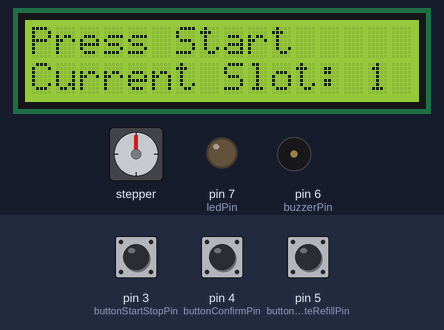
A sketch run on a simulated Arduino Uno, built with avr-gcc and run on an emulated ATmega328P. Shown: stepper motor, 16×2 character LCD, output pins drawn as LEDs (lit = HIGH), buzzer (waves = sounding, pin HIGH). Wiring (inferred from the names in the program): stepper motor (200 steps per turn assumed): coils pin 8, pin 9, pin 10, pin 11. Inputs (shaded band) come from the test bench; at power-on: pin 5 (buttonRotateRefillPin) HIGH, pin 3 (buttonStartStopPin) HIGH, pin 4 (buttonConfirmPin) HIGH. Pins used as bus, display or sensor lines are not drawn.

Above: at 1.6 s.
1.7 s: pin 5 (buttonRotateRefillPin) pulled LOW for 0.15 s
At 2.02 s:
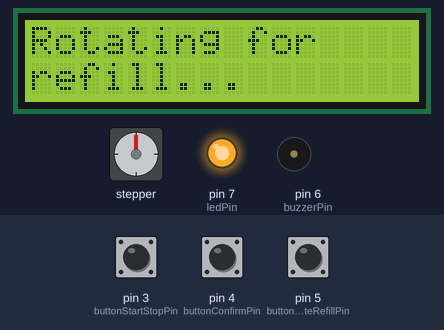
2.4 s: pin 3 (buttonStartStopPin) pulled LOW for 0.15 s
At 2.72 s:
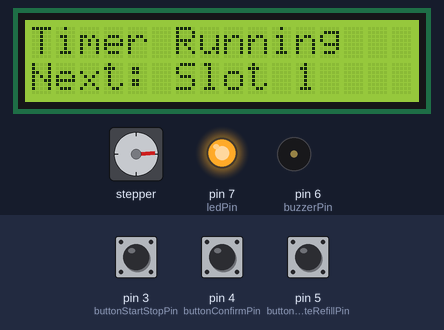
3.1 s: pin 3 (buttonStartStopPin) pulled LOW for 1 s
At 4.26 s:
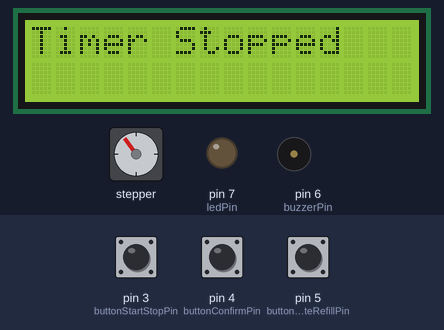
4.7 s: pin 5 (buttonRotateRefillPin) pulled LOW for 1 s
At 5.87 s:
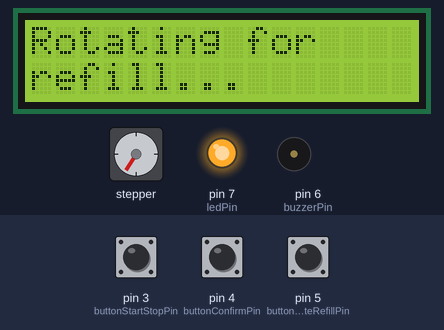
6.3 s: pin 3 (buttonStartStopPin) pulled LOW for 0.15 s
At 6.62 s:
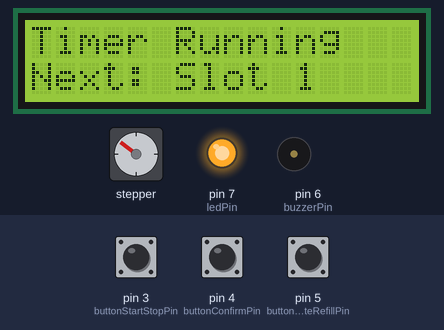
7.0 s: pin 3 (buttonStartStopPin) pulled LOW for 3.2 s
At 10.36 s:
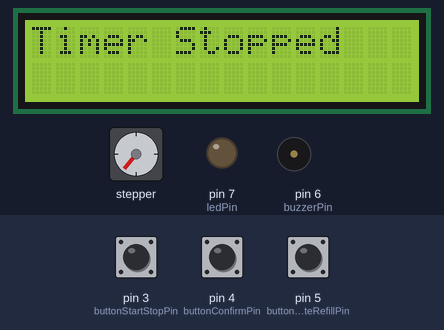
Timing chart, 0 to 14.4 s (numbered marks = the images above; inputs shaded):
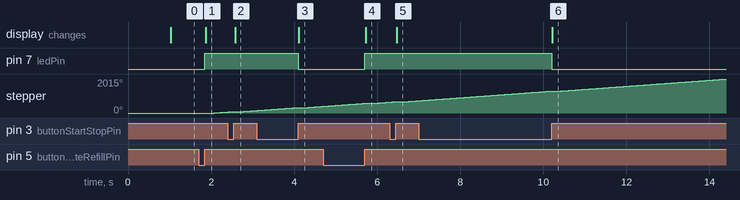

The sketch:

MedicineBox.ino
```cpp
#include <Wire.h>
#include <LiquidCrystal_I2C.h>

LiquidCrystal_I2C lcd(0x27, 16, 2);

// Pin definitions
const int buttonStartStopPin = 3;    // Start/Stop timer
const int buttonConfirmPin = 4;      // Confirm medicine taken
const int buttonRotateRefillPin = 5; // Rotate for refill (10 seconds)
const int buzzerPin = 6;
const int ledPin = 7;
const int stepperPin1 = 8;
const int stepperPin2 = 9;
const int stepperPin3 = 10;
const int stepperPin4 = 11;

// Variables
unsigned long currentTime = 0;
unsigned long alarmTime = 0;
unsigned long rotationEndTime = 0;
bool isRunning = false;
bool alarmTriggered = false;
bool isRotating = false;
int currentSlot = 0; // Current medicine slot (0-5)
const unsigned long interval = 4 * 3600; // 4 hours in seconds
const unsigned long rotateDuration = 10; // 10 seconds for rotation

// Button states
int buttonStartStopState = 0;
int buttonConfirmState = 0;
int buttonRotateRefillState = 0;
int lastButtonStartStopState = HIGH;
int lastButtonConfirmState = HIGH;
int lastButtonRotateRefillState = HIGH;
unsigned long lastDebounceTime = 0;
unsigned long debounceDelay = 50;

// Buzzer control
bool buzzerActive = false;
unsigned long lastBuzzerToggle = 0;
const unsigned long buzzerInterval = 500; // Buzzer on/off interval in ms

void setup() {
  // Initialize pins
  pinMode(buttonStartStopPin, INPUT_PULLUP);
  pinMode(buttonConfirmPin, INPUT_PULLUP);
  pinMode(buttonRotateRefillPin, INPUT_PULLUP);
  pinMode(buzzerPin, OUTPUT);
  digitalWrite(buzzerPin, LOW); // Ensure buzzer is off initially
  pinMode(ledPin, OUTPUT);
  digitalWrite(ledPin, LOW);    // Ensure LED is off initially
  pinMode(stepperPin1, OUTPUT);
  pinMode(stepperPin2, OUTPUT);
  pinMode(stepperPin3, OUTPUT);
  pinMode(stepperPin4, OUTPUT);

  // Initialize LCD
  lcd.init();
  lcd.backlight();
  lcd.clear();
  lcd.setCursor(0, 0);
  lcd.print("Medicine Reminder");
  lcd.setCursor(0, 1);
  lcd.print("Press Start");

  Serial.begin(9600);
}

void loop() {
  currentTime = millis() / 1000; // Convert to seconds

  readButtons();
  handleButtonActions();
  updateDisplay();
  checkAlarm();
  handleRotation();
  handleBuzzer();

  // LED control
  if (!alarmTriggered && !isRotating) {
    digitalWrite(ledPin, LOW);
  }
}

void handleBuzzer() {
  // Only control buzzer if in alarm state and not rotating
  if (alarmTriggered && !isRotating) {
    if (millis() - lastBuzzerToggle > buzzerInterval) {
      buzzerActive = !buzzerActive;
      digitalWrite(buzzerPin, buzzerActive ? HIGH : LOW);
      lastBuzzerToggle = millis();
    }
  } else {
    // Ensure buzzer is off when not in alarm state or when rotating
    digitalWrite(buzzerPin, LOW);
    buzzerActive = false;
  }
}

void readButtons() {
  // Read buttons with debounce
  int reading;

  // Button 1 (Start/Stop)
  reading = digitalRead(buttonStartStopPin);
  if (reading != lastButtonStartStopState) {
    lastDebounceTime = millis();
  }
  if ((millis() - lastDebounceTime) > debounceDelay) {
    if (reading != buttonStartStopState) {
      buttonStartStopState = reading;
    }
  }
  lastButtonStartStopState = reading;

  // Button 2 (Confirm)
  reading = digitalRead(buttonConfirmPin);
  if (reading != lastButtonConfirmState) {
    lastDebounceTime = millis();
  }
  if ((millis() - lastDebounceTime) > debounceDelay) {
    if (reading != buttonConfirmState) {
      buttonConfirmState = reading;
    }
  }
  lastButtonConfirmState = reading;

  // Button 3 (Rotate for refill)
  reading = digitalRead(buttonRotateRefillPin);
  if (reading != lastButtonRotateRefillState) {
    lastDebounceTime = millis();
  }
  if ((millis() - lastDebounceTime) > debounceDelay) {
    if (reading != buttonRotateRefillState) {
      buttonRotateRefillState = reading;
    }
  }
  lastButtonRotateRefillState = reading;
}

void handleButtonActions() {
  // Button 1 - Start/Stop timer
  if (buttonStartStopState == LOW && lastButtonStartStopState == HIGH) {
    if (alarmTriggered) {
      // If alarm is ringing, stop it
      stopAlarm();
      lcd.clear();
      lcd.print("Timer Stopped");
      lcd.setCursor(0, 1);
      lcd.print("Press Start");
    } else {
      // Start/Stop timer
      isRunning = !isRunning;
      if (isRunning) {
        alarmTime = currentTime + interval;
        lcd.clear();
        lcd.print("Timer Running");
        lcd.setCursor(0, 1);
        lcd.print("Next: Slot ");
        lcd.print(currentSlot + 1);
      } else {
        stopAlarm();
        lcd.clear();
        lcd.print("Timer Stopped");
      }
    }
    delay(200);
  }

  // Button 2 - Confirm medicine taken
  if (buttonConfirmState == LOW && lastButtonConfirmState == HIGH) {
    if (alarmTriggered) {
      // Start rotation to next container
      stopAlarm();
      startRotation();
    }
    delay(200);
  }

  // Button 3 - Rotate for refill (10 seconds)
  if (buttonRotateRefillState == LOW && lastButtonRotateRefillState == HIGH) {
    if (!alarmTriggered) { // Only allow refill when not in alarm state
      startRotation();
    }
    delay(200);
  }
}

void stopAlarm() {
  alarmTriggered = false;
  digitalWrite(buzzerPin, LOW);
  digitalWrite(ledPin, LOW);
  buzzerActive = false;
}

void startRotation() {
  isRotating = true;
  alarmTriggered = false;  // Clear alarm state
  rotationEndTime = currentTime + rotateDuration;
  digitalWrite(ledPin, HIGH);
  digitalWrite(buzzerPin, LOW); // Ensure buzzer is off during rotation
  buzzerActive = false;        // Clear buzzer state

  lcd.clear();
  if (alarmTriggered) {
    lcd.print("Rotating to");
    lcd.setCursor(0, 1);
    lcd.print("next slot...");
  } else {
    lcd.print("Rotating for");
    lcd.setCursor(0, 1);
    lcd.print("refill...");
  }
}

void handleRotation() {
  if (isRotating) {
    // Continue rotating motor
    stepMotor(1);

    // Check if rotation time has elapsed
    if (currentTime >= rotationEndTime) {
      isRotating = false;
      digitalWrite(ledPin, LOW);

      // If this was a container rotation (not refill)
      if (alarmTriggered) {
        currentSlot = (currentSlot + 1) % 6;
        alarmTime = currentTime + interval;
        isRunning = true;
      }

      lcd.clear();
      if (isRunning) {
        lcd.print("Timer Running");
        lcd.setCursor(0, 1);
        lcd.print("Next: Slot ");
        lcd.print(currentSlot + 1);
      } else {
        lcd.print("Press Start");
      }
    }
  }
}

void stepMotor(int dir) {
  static int step = 0;
  static unsigned long lastStepTime = 0;
  const unsigned long stepDelay = 5; // ms between steps

  if (millis() - lastStepTime < stepDelay) return;
  lastStepTime = millis();

  if (dir == 1) {
    step = (step + 1) % 8;
  } else {
    step = (step - 1 + 8) % 8;
  }

  switch (step) {
    case 0:
      digitalWrite(stepperPin1, HIGH);
      digitalWrite(stepperPin2, LOW);
      digitalWrite(stepperPin3, LOW);
      digitalWrite(stepperPin4, LOW);
      break;
    case 1:
      digitalWrite(stepperPin1, HIGH);
      digitalWrite(stepperPin2, HIGH);
      digitalWrite(stepperPin3, LOW);
      digitalWrite(stepperPin4, LOW);
      break;
    case 2:
      digitalWrite(stepperPin1, LOW);
      digitalWrite(stepperPin2, HIGH);
      digitalWrite(stepperPin3, LOW);
      digitalWrite(stepperPin4, LOW);
      break;
    case 3:
      digitalWrite(stepperPin1, LOW);
      digitalWrite(stepperPin2, HIGH);
      digitalWrite(stepperPin3, HIGH);
      digitalWrite(stepperPin4, LOW);
      break;
    case 4:
      digitalWrite(stepperPin1, LOW);
      digitalWrite(stepperPin2, LOW);
      digitalWrite(stepperPin3, HIGH);
      digitalWrite(stepperPin4, LOW);
      break;
    case 5:
      digitalWrite(stepperPin1, LOW);
      digitalWrite(stepperPin2, LOW);
      digitalWrite(stepperPin3, HIGH);
      digitalWrite(stepperPin4, HIGH);
      break;
    case 6:
      digitalWrite(stepperPin1, LOW);
      digitalWrite(stepperPin2, LOW);
      digitalWrite(stepperPin3, LOW);
      digitalWrite(stepperPin4, HIGH);
      break;
    case 7:
      digitalWrite(stepperPin1, HIGH);
      digitalWrite(stepperPin2, LOW);
      digitalWrite(stepperPin3, LOW);
      digitalWrite(stepperPin4, HIGH);
      break;
  }
}

void checkAlarm() {
  if (isRunning && currentTime >= alarmTime && !alarmTriggered && !isRotating) {
    alarmTriggered = true;
    digitalWrite(ledPin, HIGH);
    buzzerActive = true;
    digitalWrite(buzzerPin, HIGH);

    lcd.clear();
    lcd.print("TAKE MEDICINE!");
    lcd.setCursor(0, 1);
    lcd.print("Slot ");
    lcd.print(currentSlot + 1);
    lcd.print(" - Press Confirm");
  }
}

void updateDisplay() {
  static unsigned long lastUpdate = 0;
  if (millis() - lastUpdate > 1000) { // Update every second
    lastUpdate = millis();

    if (alarmTriggered || isRotating) {
      // These states handle their own display updates
      return;
    }

    if (isRunning) {
      unsigned long remaining = alarmTime > currentTime ? alarmTime - currentTime : 0;
      int h = remaining / 3600;
      int m = (remaining % 3600) / 60;
      int s = remaining % 60;

      lcd.clear();
      lcd.print("Next: Slot ");
      lcd.print(currentSlot + 1);
      lcd.setCursor(0, 1);
      if (h < 10) lcd.print("0");
      lcd.print(h);
      lcd.print(":");
      if (m < 10) lcd.print("0");
      lcd.print(m);
      lcd.print(":");
      if (s < 10) lcd.print("0");
      lcd.print(s);
      lcd.print(" left");
    } else {
      lcd.clear();
      lcd.print("Press Start");
      lcd.setCursor(0, 1);
      lcd.print("Current Slot: ");
      lcd.print(currentSlot + 1);
    }
  }
}
```

Measured:
- after the input at 1.7 s, pin 7 (ledPin): LOW → HIGH after 0.15 s; stepper: turns 59° clockwise in 0.32 s, starting after 0.38 s; the display: changes after 0.17 s (image 1)
- after the input at 2.4 s, the display: changes after 0.18 s (image 2)
- after the input at 3.1 s, pin 7 (ledPin): HIGH → LOW after 1.0 s; the display: changes after 1.0 s (image 3)
- after the input at 4.7 s, pin 7 (ledPin): LOW → HIGH after 1.0 s; the display: changes after 1.0 s (image 4)
- after the input at 6.3 s, the display: changes after 0.18 s (image 5)
- after the input at 7.0 s, pin 7 (ledPin): HIGH → LOW after 3.2 s; the display: changes after 3.2 s (image 6)
